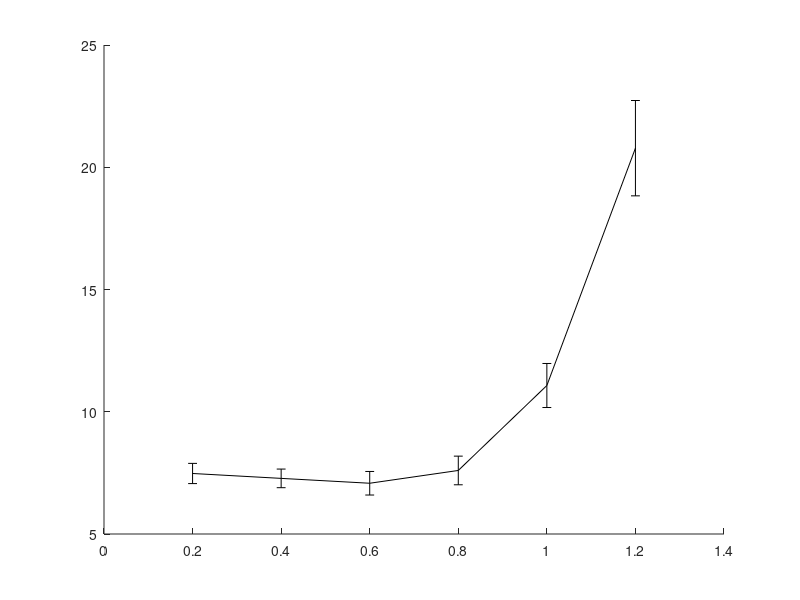

This chart was generated by the following MATLAB code: (Note: this script raises an error after producing the figure.)
% Performance comparison of the RSS with different planners.
% The experiment is in one scene with obstacles where the start and goal configurations
% are:
% State c_start = {0.5236, 1.74753, -1.8326, -1.4835,	1.5708,	0, 1.004278, 0.2729, 0.9486, -1.15011, 1.81001, -1.97739};
% State c_goal = {0.5236, 0.34907, 0.69813, -1.3963, 1.5708, 0, 0.7096, 1.8032, -1.7061, -1.6286, 1.9143, -2.0155}; // Robot 2 no backflip - Elbow down
% This while benchmarking the maximum step distance.
% With joint limits of the ABB robots.
% last updated: 09/26/17

clear all
clc

%%
planners = {'BiRRT','RRT','LazyRRT','SBL'};
plannerType = planners{1};
switch plannerType
    case 'BiRRT'
        D = load('Benchmark_BiRRT_SG_3poles_rB.txt'); D = D(D(:,2)==1,:);
    case 'RRT'
        D = load('Benchmark_RRT_SG_3poles_rB.txt'); D = D(D(:,2)==1,:);
    case 'LazyRRT'
    case 'SBL'
end

%% 
disp(['Results for ' plannerType ':']);

%%
rd = sort(unique(D(:,1)));
for i = 1:length(rd)
    M = D(D(:,1)==rd(i), 2:end);
    td(i) = mean(M(:,3));
    td_ste(i) = std(M(:,3))/sqrt(size(M,1));
end


%%
disp(' ');
[tdmin, id] = min(td);
id = 2;
tdmin = td(id);

%%
h = figure(1);
clf
errorbar(rd,td,td_ste,'-k','linewidth',2);
ylabel('mean runtime [sec]');
xlabel('max. local-connection distance');
% xlim([0 6]);
% xlim([min(rd) max(rd)]);

%% 
sS = rd(id);
tmin = tdmin;
D = D(D(:,1)==sS, 2:end);
verf = D(:,1)==1;
suc = D(:,2)==1;

disp('------------------------------------');
disp('RSS:');
disp(['Results of ' num2str(size(D,1)) ' queries.']);
disp(['Minimum avg. runtime is ' num2str(tmin) 'sec with d = ' num2str(sS) ]);
disp(['Percent of successful queries verified: ' num2str(sum(verf & suc)/sum(suc)*100) '%']);
disp(['Plan distance: ' num2str(D(1,2)) ]);
disp(['Avg. runtime: ' num2str(mean(D(:,3)))  ' +/- ' num2str(std(D(:,3))/sqrt(size(D,1))) ' sec ']);
disp(['Min. runtime: ' num2str(min(D(:,3))) ' msec ']);
disp(['Avg. nodes in path: ' num2str(floor(mean(D(:,9)))) ]);
disp(['Avg. nodes in trees: ' num2str(floor(mean(D(:,10)))) ]);
disp(['Avg. number of projections: ' num2str(floor(mean(D(:,4)))) ]);
disp(['Avg. local-connection time: ' num2str(mean(D(:,11)./D(:,12))*1e3)  ' +/- ' num2str(std(D(:,11)./D(:,12))/sqrt(size(D,1))*1e3) ' msec ']);
disp(['Avg. total local-connection time: ' num2str(mean(D(:,11))*1e3)  ' +/- ' num2str(std(D(:,11))/sqrt(size(D,1))*1e3) ' msec ']);
disp(['Avg. number of local connection checks: ' num2str(mean(D(:,12)))]);
disp(['Avg. collision check time: ' num2str(mean(D(:,7))*1e3) ' msec.']);
disp(['Percent of successful local connections: ' num2str(100*mean(D(:,13)./D(:,12)))]);

%%
%%
%%
td = D(:,3);
maxT = max(td);
T1 = linspace(0,maxT,100);
T1 = T1(2:end);
for i = 1:length(T1)
    sd = td < T1(i);
    md(i) = mean(td(sd));
    Md(i) = 1-sum(sd)/length(td);
end

%%
h = figure(2);
clf
plot(T1,Md*100,'-k','linewidth',2);
xlabel('maximum runtime [sec]');
ylabel('failure rate [%]');
xlim([0 max(T1)]);
title(plannerType);
